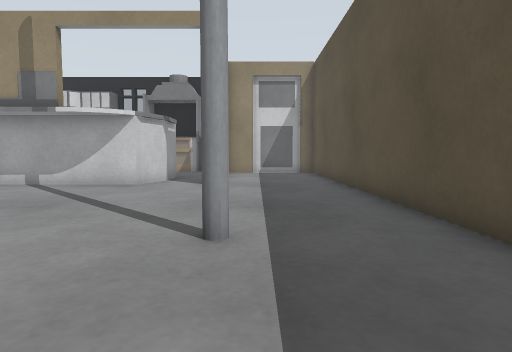
view 1 (above)

19 first-person views from a walk through a robot-simulator world made for Gazebo. The camera is 0.5 m above the floor, tilts 4° down and sees 75° across. Floor lines are 1 m apart. The floor is counted in squares, 0.5 m on a side. Each view is taken from the middle of a square. On the plan, view 1 faces up. The plan holds only what a view shows up to about 12 squares ahead; the rest is blank. The place goes on beyond the plan. Simple patterns stand in for the simulator's built-in surfaces. Some stock models are drawn as simple stand-ins. Some surface patterns are stand-ins.

view 2
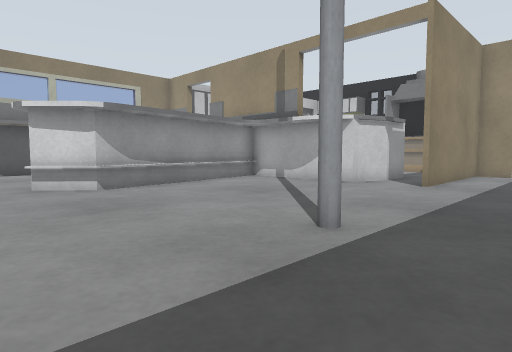

view 3
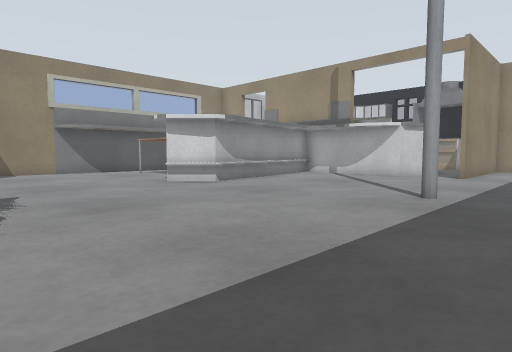

view 4
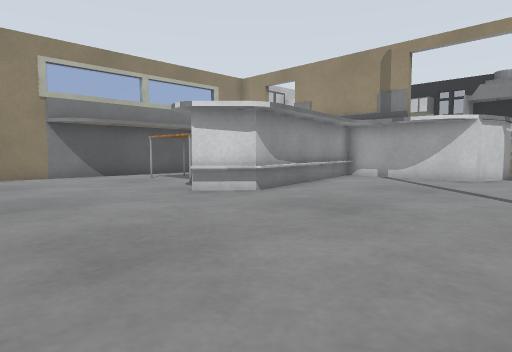

view 5
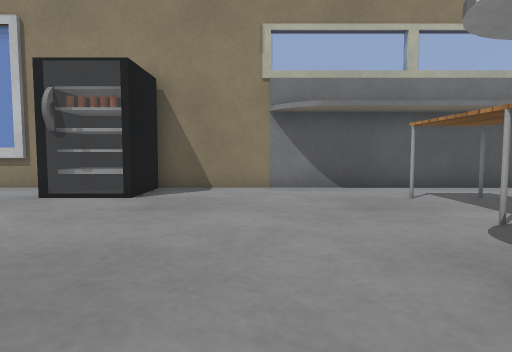

view 6
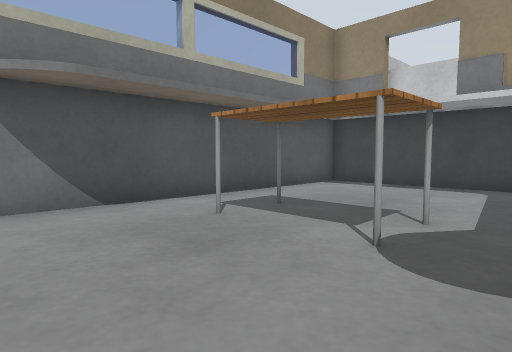

view 7
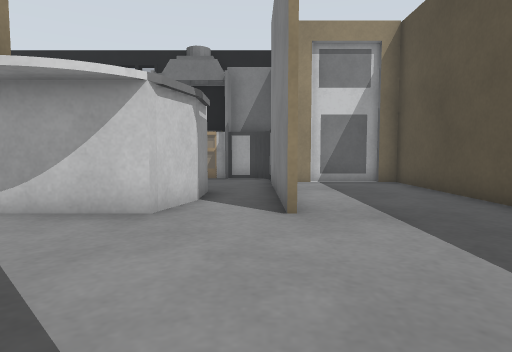

view 8
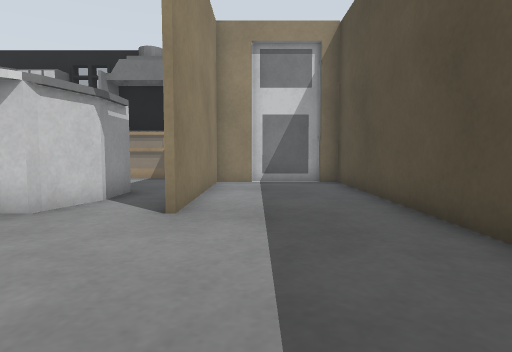

view 9
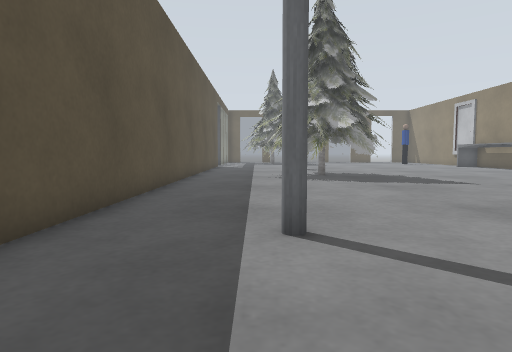

view 10
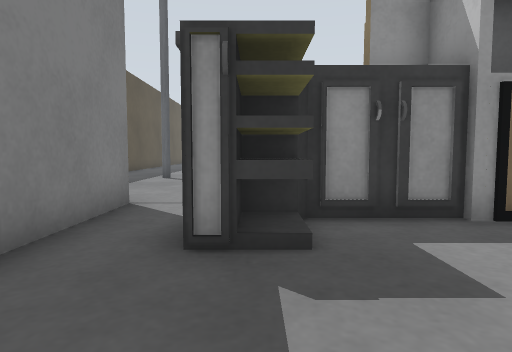

view 11
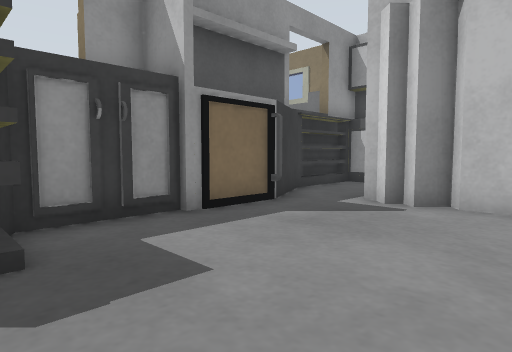

view 12
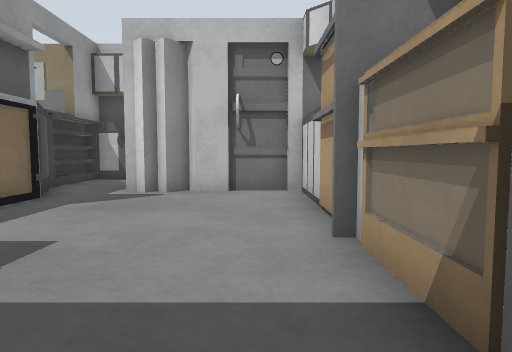

view 13
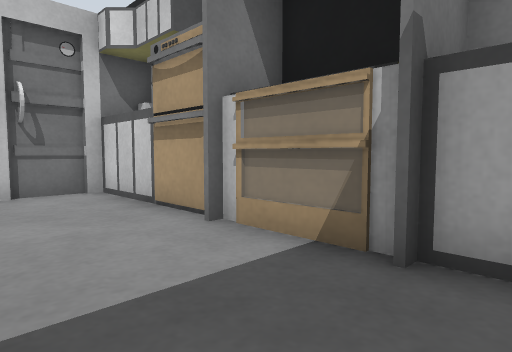

view 14
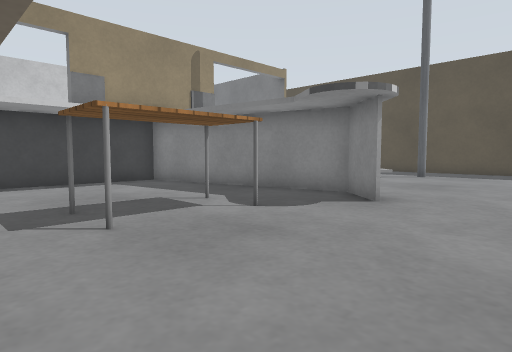

view 15
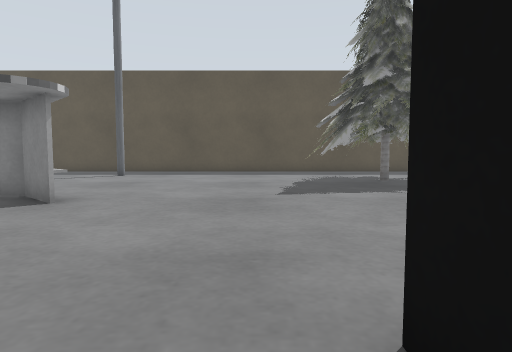

view 16
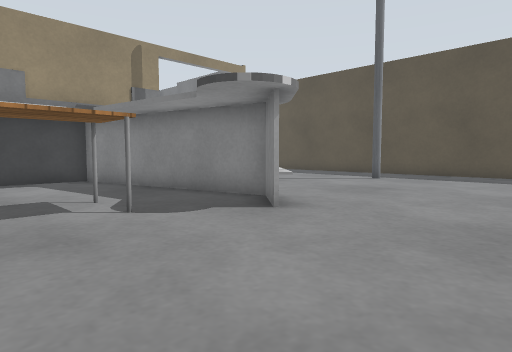

view 17
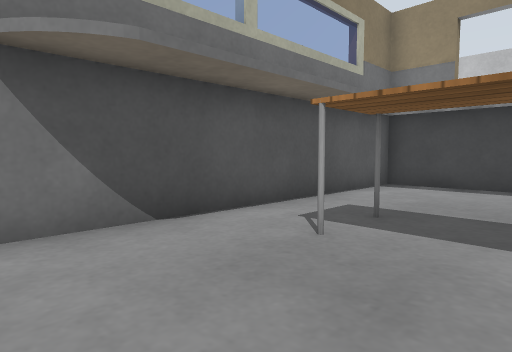

view 18
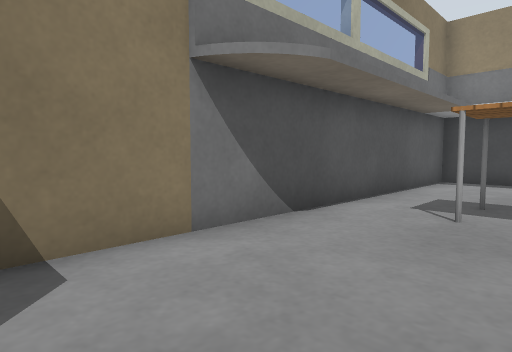

view 19
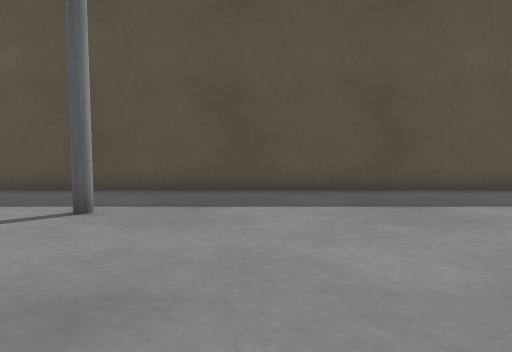

### Floor plan
Points are (right, up) in squares from view 1. A wall is a line through its corners. A room is listed if a view was taken in it or the views show most of it. See-through windows are left out.
Room 1 (views 1, 2, 3, 4, 5, 6, 7, 8, 9, 14, 15, 16, 17, 18, 19)
walls: (-9.5, 3) (-8.9, 3.9) (-9.5, 8.2); (-7.4, 7.8) (-6.8, 3.7); (-4.6, 9.7) (-5.2, 9.5); (-4.2, 10) (-4.7, 9.6) (-5.5, 9.5); (-3.8, 10.1) (-4.2, 9.8); (-10, 8.5) (-14.3, 8.5) (-14.3, 1.5) (-14.7, 0.9); (-3.5, 10.7) (-3.7, 10.4) (-8, 10.4); (-15.1, 0.5) (-15.6, 0.3); (-13.7, -3) (-13.7, -4.5); (2.8, -4.5) (2.8, 16.3) (2.1, 16.3); (-15.5, -2.8) (-13.3, -2.8) (-13.3, -4.5); (-15.5, 10.4) (-15.5, -3.1); (-0.1, 16.3) (-1.3, 16.3) (-1.3, 10.4); (2.2, 16.5) (-0.1, 16.5)
low walls: (-6.9, 3.8) (-6.9, 3) (-8.2, 1.7); (-7.4, 3.3) (-8.9, 10.5); (-7.7, 7.2) (-6.9, 3.1) (-7.1, 2.8); (-8, 7.2) (-7.3, 3.3) (-8.4, 2); (-5.2, 9.5) (-7.1, 9.5)
ways out: opening at (-2, 11) to room 2
objects: table (-13, 3) to (-10, 5); other object (-4, -4) to (-3, -4); pole (-1, 4) to (0, 4)
Room 2 (views 10, 11, 12, 13)
walls: (-4.6, 13.6) (-3.1, 13.6) (-3.1, 12); (-5.9, 17.9) (-7.9, 17.9); (-6.3, 18.2) (-10.6, 18.2); (-7.2, 12) (-4.8, 12); (-3.2, 12.1) (-3.8, 10.4); (-8, 18.7) (-9.6, 18.7) (-10.1, 18.2); (-9.5, 12.1) (-7.2, 12.1); (-10.9, 15.3) (-10.4, 14.8) (-10.6, 14.5) (-10.4, 14.2) (-10.7, 13.9); (-10.8, 17.9) (-10.8, 16.2); (-12.2, 13.6) (-14.5, 13.6); (-1.5, 10.4) (-1.5, 16.6); (-10.6, 19.6) (-10.6, 15.4); (-11.6, 10.7) (-8.2, 10.7); (-15, 10.7) (-11.9, 10.7)
low walls: (-4.6, 12.4) (-3.8, 12.4); (-3.8, 12.8) (-3.8, 13.8); (-2.4, 18.2) (-6, 18.2); (-14.5, 11.8) (-14.5, 11.1) (-11.7, 11.1) (-9.5, 12.1); (-14.3, 10.4) (-12.6, 10.4)
ways out: opening at (-2, 11) to room 1

Where each view was taken, in squares from view 1:
view 1: 0 up, 0 right, facing up
view 2: 0 up, 2 right, facing up-left
view 3: 4 down, 2 right, facing up-left
view 4: 3 down, 1 left, facing up-left
view 5: 0 up, 6 left, facing left
view 6: 0 up, 9 left, facing up-left
view 7: 5 up, 2 left, facing up
view 8: 5 up, 0 right, facing up
view 9: 8 up, 0 right, facing down
view 10: 17 up, 4 left, facing down
view 11: 17 up, 4 left, facing down-left
view 12: 17 up, 2 left, facing left
view 13: 15 up, 2 left, facing up-left
view 14: 1 down, 15 left, facing up-right
view 15: 2 down, 15 left, facing right
view 16: 2 down, 13 left, facing up-right
view 17: 0 up, 11 left, facing up-left
view 18: 2 down, 12 left, facing up-left
view 19: 1 up, 6 left, facing right
